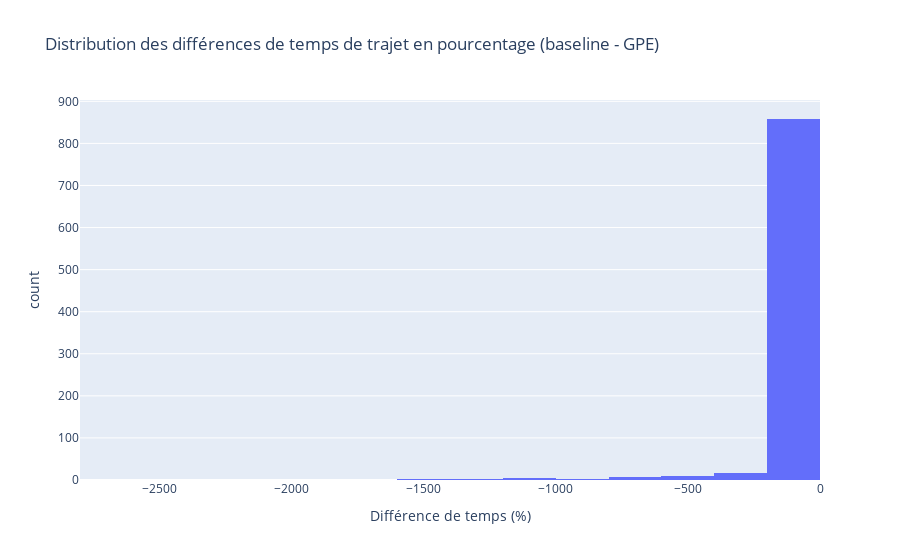

Source (notebook cell):
### Code cell
fig = px.histogram(
    negatif,
    x='travel_time_diff_percent',
    nbins=20,
    title="Distribution des différences de temps de trajet en pourcentage (baseline - GPE)",
    labels={"travel_time_diff_percent": "Différence de temps (%)", "count": "Nombre de trajets"},
    color_discrete_sequence=["#636EFA"]
)

fig.show()

### Figure 1 — Plotly figure (JSON) as saved in the notebook; plotly's stock layout.template omitted (floating-point values rounded to 4 significant figures; data arrays with more than 128 entries replaced by an {"elided": "..."} marker saying what was removed)
{"data": [{"bingroup": "x", "hovertemplate": "Différence de temps (%)=%{x}<br>count=%{y}<extra></extra>", "legendgroup": "", "marker": {"color": "#636EFA", "pattern": {"shape": ""}}, "name": "", "nbinsx": 20, "orientation": "v", "showlegend": false, "type": "histogram", "x": {"elided": "905 float values"}, "xaxis": "x", "yaxis": "y"}], "layout": {"barmode": "relative", "legend": {"tracegroupgap": 0}, "title": {"text": "Distribution des différences de temps de trajet en pourcentage (baseline - GPE)"}, "xaxis": {"anchor": "y", "domain": [0, 1], "title": {"text": "Différence de temps (%)"}}, "yaxis": {"anchor": "x", "domain": [0, 1], "title": {"text": "count"}}}}
